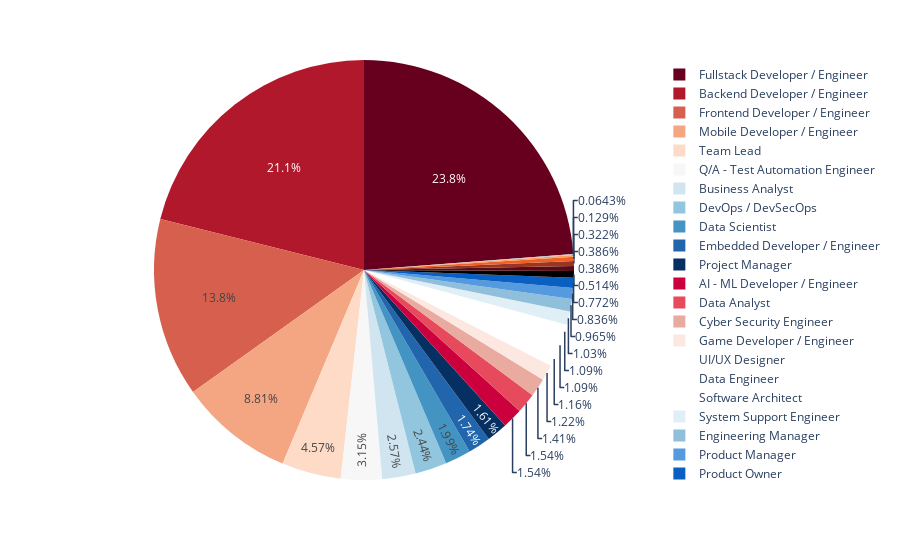

The notebook cell saved with this chart:
### Code cell
# Visualization of the position distribution

position_sum = {}

for i in df['position'].unique():
    position_sum[i] = (df['position'] == i).sum()

position_df = pd.DataFrame({'Position': list(position_sum.keys()), 'Number': list(position_sum.values())})

fig = px.pie(position_df, values='Number', names='Position', color_discrete_sequence=px.colors.sequential.RdBu)

# show the plot
fig.show()

### Figure 1 — Plotly figure (JSON) as saved in the notebook; plotly's stock layout.template omitted (floating-point values rounded to 4 significant figures)
{"data": [{"domain": {"x": [0, 1], "y": [0, 1]}, "hovertemplate": "Position=%{label}<br>Number=%{value}<extra></extra>", "labels": ["AI - ML Developer / Engineer", "Backend Developer / Engineer", "Business Analyst", "Business Development Specialist", "CTO (Chief Technology Officer)", "Cyber Security Engineer", "Data Analyst", "Data Engineer", "Data Scientist", "Database Administrator", "DevOps / DevSecOps", "Embedded Developer / Engineer", "Engineering Manager", "Enterprise Architect", "Frontend Developer / Engineer", "Fullstack Developer / Engineer", "Game Developer / Engineer", "Mobile Developer / Engineer", "Product Manager", "Product Owner", "Project Manager", "Q/A - Test Automation Engineer", "Software Architect", "Software Design Engineer", "Solutions Architect", "System Support Engineer", "Team Lead", "UI/UX Designer"], "legendgroup": "", "name": "", "showlegend": true, "type": "pie", "values": [24, 328, 40, 6, 6, 22, 24, 17, 31, 2, 38, 27, 15, 1, 214, 370, 19, 137, 13, 12, 25, 49, 17, 5, 8, 16, 71, 18]}], "layout": {"legend": {"tracegroupgap": 0}, "margin": {"t": 60}, "piecolorway": ["rgb(103,0,31)", "rgb(178,24,43)", "rgb(214,96,77)", "rgb(244,165,130)", "rgb(253,219,199)", "rgb(247,247,247)", "rgb(209,229,240)", "rgb(146,197,222)", "rgb(67,147,195)", "rgb(33,102,172)", "rgb(5,48,97)"]}}
